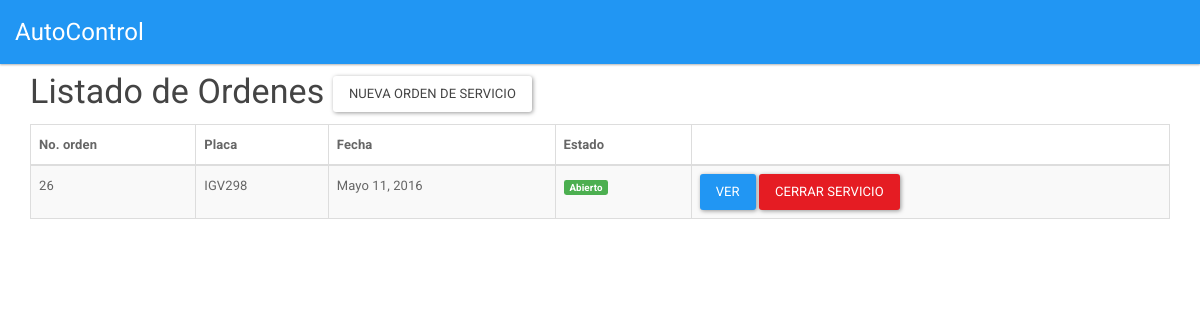
Page /mobile/orden-servicio-lista/ on the earlier database version.
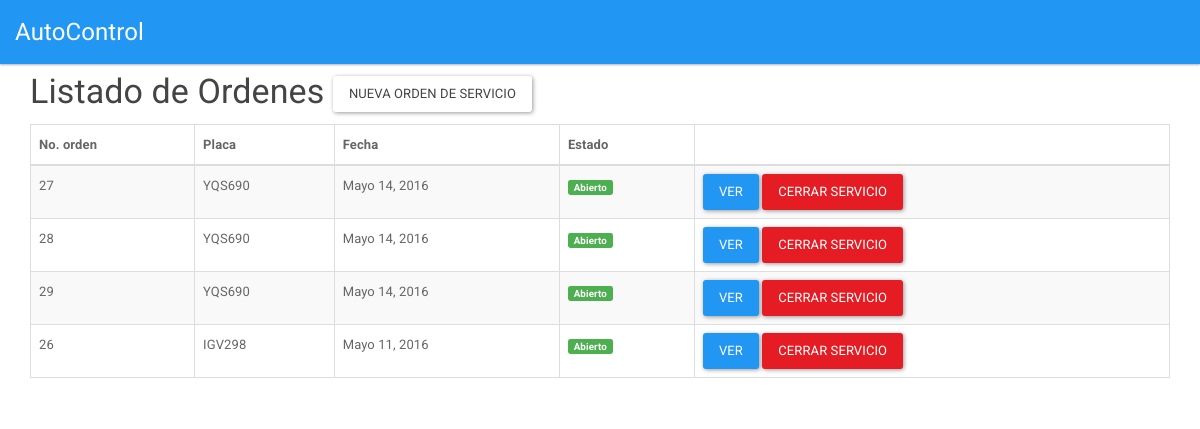
Same page on the later database version.
### ordenes_servicios/models.py (models this page shows, shortened)
class ordenServicioModel(models.Model):
	vehiculo = models.ForeignKey(vehiculoModel,null=False,blank=False)
	fecha = models.DateField(null=False,blank=False,default=datetime.now)
	state = models.PositiveIntegerField(default = 1)

### vehiculos/models.py (models this page shows, shortened)
class vehiculoModel(models.Model):
	placa = models.CharField(max_length=10, primary_key=True, null=False, blank=False)
	cilindraje = models.IntegerField(null=True, blank=True)
	marca = models.ForeignKey(MarcaModel, null=True, blank=True)
	clase = models.CharField(max_length=50, null=True, blank=True)
	tipo = models.ForeignKey(tipoVehiculoModel, null=True, blank=True)
	cliente = models.ForeignKey(clienteModel, null=False, blank=False)
	foto = models.ImageField(upload_to = 'img/vehiculo/', default = 'img/none.jpg')

### mobile/views.py (the view)
def list_orden(request):
	orden = ordenServicioModel.objects.all().order_by('-state', '-fecha')
	return render(request, 'orden-lista.html', {'title': 'Listado de Ordenes', 'ordenes': orden})

### mobile/templates/orden-lista.html
{% extends 'base_m.html' %}
{% block content %}
	<h3>{{ title }} <a href="{% url 'orden_servicio_mobile' %}" class="btn btn-default">Nueva orden de servicio</a></h3>
	<div class="table-responsive">
		<table class="table table-striped table-bordered">
			<thead>
				<tr>
					<th>No. orden</th>
					<th>Placa</th>
					<th>Fecha</th>
					<th>Estado</th>
					<th></th>
				</tr>
			</thead>
			<tbody>
				{% for orden in ordenes %}
				<tr>
					<td>{{ orden.pk }}</td>
					<td>{{ orden.vehiculo.placa }}</td>
					<td>{{ orden.fecha }}</td>
					<td>{% if orden.state == 1 %}<span class="label label-success">Abierto</span>{% else %}<span class="label label-danger">Cerrado</span>{% endif %}</td>
					<td>
						<a href="{% url 'orden_servicio_detalle' orden.pk %}" class="btn btn-primary">Ver</a>
						{% if orden.state == 1 %}
						<a href="{% url 'close_orden_servicio' orden.pk %}" class="btn btn-danger">Cerrar servicio</a>
						{% endif %}
					</td>
				</tr>
				{% endfor %}
			</tbody>
		</table>
	</div>
{% endblock content %}

Differences in the rows shown:
added ordenServicioModel: pk "27", vehiculo.placa "YQS690", fecha "Mayo 14, 2016", state "Abierto"
added ordenServicioModel: pk "28", vehiculo.placa "YQS690", fecha "Mayo 14, 2016", state "Abierto"
added ordenServicioModel: pk "29", vehiculo.placa "YQS690", fecha "Mayo 14, 2016", state "Abierto"
